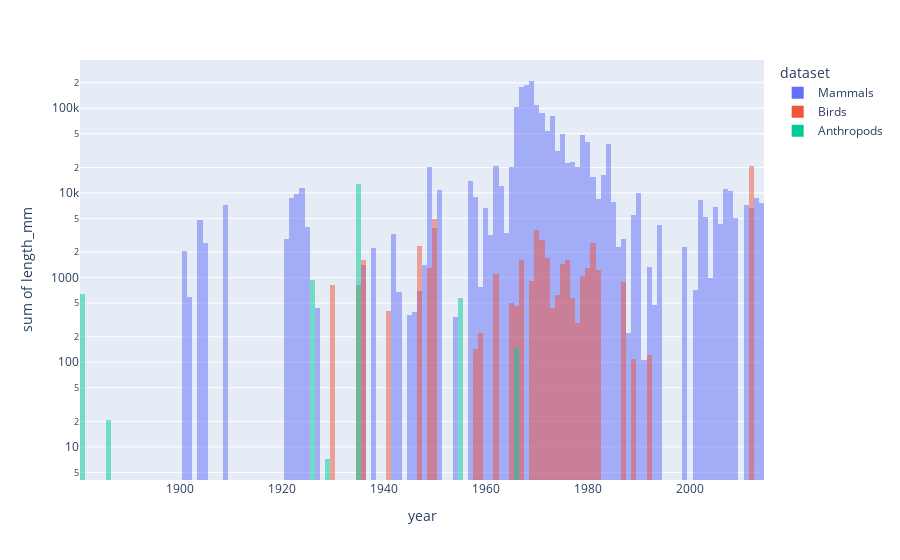

The cell this chart's notebook holds for it:
### Code cell
# Load the additional datasets
df_inv = pd.read_json('inv_rand_2_norm.json')
df_fishes = pd.read_json('fishes_rand_2_norm.json')
df_anthro = pd.read_json('anthro_rand_2_norm.json')
df_ento = pd.read_json('ento_rand_2_norm.json')

# Exclude rows with missing weight_g or length_mm in the additional datasets
df_inv = df_inv.dropna(subset=['weight_g', 'length_mm'])
df_fishes = df_fishes.dropna(subset=['weight_g', 'length_mm'])
df_anthro = df_anthro.dropna(subset=['weight_g', 'length_mm'])
df_ento = df_ento.dropna(subset=['weight_g', 'length_mm'])

# Add a column to each dataframe to indicate the dataset
df_inv['dataset'] = 'Invertebrates'
df_fishes['dataset'] = 'Fishes'
df_anthro['dataset'] = 'Anthropods'
df_ento['dataset'] = 'Entomology'

# Combine all the dataframes
df_combined = pd.concat([df, df_birds, df_inv, df_fishes, df_anthro, df_ento])

# Create a histogram comparing the datasets
fig = px.histogram(df_combined, x='year', y='length_mm', color='dataset', barmode='overlay')

# Update the y-axis to use a logarithmic scale
fig.update_layout(yaxis_type="log")

# Show the plot
fig.show()

### Figure 1 — Plotly figure (JSON) as saved in the notebook; plotly's stock layout.template omitted (floating-point values rounded to 4 significant figures; data arrays with more than 128 entries replaced by an {"elided": "..."} marker saying what was removed)
{"data": [{"alignmentgroup": "True", "bingroup": "x", "histfunc": "sum", "hovertemplate": "dataset=Mammals<br>year=%{x}<br>sum of length_mm=%{y}<extra></extra>", "legendgroup": "Mammals", "marker": {"color": "#636efa", "opacity": 0.5, "pattern": {"shape": ""}}, "name": "Mammals", "offsetgroup": "Mammals", "orientation": "v", "showlegend": true, "type": "histogram", "x": {"elided": "7592 int values"}, "xaxis": "x", "y": {"elided": "7592 float values"}, "yaxis": "y"}, {"alignmentgroup": "True", "bingroup": "x", "histfunc": "sum", "hovertemplate": "dataset=Birds<br>year=%{x}<br>sum of length_mm=%{y}<extra></extra>", "legendgroup": "Birds", "marker": {"color": "#EF553B", "opacity": 0.5, "pattern": {"shape": ""}}, "name": "Birds", "offsetgroup": "Birds", "orientation": "v", "showlegend": true, "type": "histogram", "x": {"elided": "401 int values"}, "xaxis": "x", "y": {"elided": "401 float values"}, "yaxis": "y"}, {"alignmentgroup": "True", "bingroup": "x", "histfunc": "sum", "hovertemplate": "dataset=Anthropods<br>year=%{x}<br>sum of length_mm=%{y}<extra></extra>", "legendgroup": "Anthropods", "marker": {"color": "#00cc96", "opacity": 0.5, "pattern": {"shape": ""}}, "name": "Anthropods", "offsetgroup": "Anthropods", "orientation": "v", "showlegend": true, "type": "histogram", "x": {"elided": "526 int values"}, "xaxis": "x", "y": {"elided": "526 float values"}, "yaxis": "y"}], "layout": {"barmode": "overlay", "legend": {"title": {"text": "dataset"}, "tracegroupgap": 0}, "margin": {"t": 60}, "xaxis": {"anchor": "y", "domain": [0, 1], "title": {"text": "year"}}, "yaxis": {"anchor": "x", "domain": [0, 1], "title": {"text": "sum of length_mm"}, "type": "log"}}}
